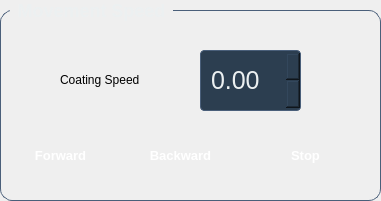
   <widget class="QGroupBox" name="movementspeedgroupBox">
    <property name="geometry">
     <rect>
      <x>760</x>
      <y>370</y>
      <width>381</width>
      <height>201</height>
     </rect>
    </property>
    <property name="styleSheet">
     <string notr="true">QGroupBox {
    background: qlineargradient(x1:0, y1:0, x2:1, y2:1, 
                stop:0 #34495e, stop:1 #2c3e50);
    border: 1px solid #4a5f7a;
    border-radius: 12px;
    color: #ecf0f1;
    font-size: 18px;
    font-weight: 600;
    margin-top: 10px;
    padding-top: 10px;
}

QGroupBox::title {
    color: #ecf0f1;
    left: 10px;
    padding: 0 5px;
    subcontrol-origin: margin;
    subcontrol-position: top left;
}
</string>
    </property>
    <property name="title">
     <string>Movement Speed</string>
    </property>
    <widget class="QLabel" name="label_10">
     <property name="geometry">
      <rect>
       <x>60</x>
       <y>70</y>
       <width>111</width>
       <height>20</height>
      </rect>
     </property>
     <property name="text">
      <string>Coating Speed</string>
     </property>
    </widget>
    <widget class="QDoubleSpinBox" name="coaterspeedoubleSpinBox">
     <property name="geometry">
      <rect>
       <x>200</x>
       <y>50</y>
       <width>101</width>
       <height>61</height>
      </rect>
     </property>
     <property name="styleSheet">
      <string notr="true">QDoubleSpinBox {
    background: #2c3e50;
    border: 1px solid #4a5f7a;
    border-radius: 4px;
    color: #ecf0f1;
    font-size: 25px;;
    padding: 6px 8px;
}

QDoubleSpinBox:focus {
    border: 1px solid #3498db;
}


</string>
     </property>
    </widget>
    <widget class="QPushButton" name="drivemotorforwardpushButton">
     <property name="geometry">
      <rect>
       <x>10</x>
       <y>140</y>
       <width>101</width>
       <height>31</height>
      </rect>
     </property>
     <property name="styleSheet">
      <string notr="true">QPushButton {
    background: qlineargradient(x1:0, y1:0, x2:1, y2:1, 
                stop:0 #3498db, stop:1 #2980b9);
    border: none;
    border-radius: 6px;
    color: white;
    font-size: 13px;
    font-weight: 500;
    padding: 8px 16px;
    text-transform: uppercase;
}

QPushButton:hover {
    background: qlineargradient(x1:0, y1:0, x2:1, y2:1, 
                stop:0 #52a8e0, stop:1 #3498db);
}

QPushButton:pressed {
    background: qlineargradient(x1:0, y1:0, x2:1, y2:1, 
                stop:0 #2980b9, stop:1 #1f5f8b);
}</string>
     </property>
     <property name="text">
      <string>Forward</string>
     </property>
    </widget>
    <widget class="QPushButton" name="drivemotorbackwardpushButton">
     <property name="geometry">
      <rect>
       <x>120</x>
       <y>140</y>
       <width>121</width>
       <height>31</height>
      </rect>
     </property>
     <property name="styleSheet">
      <string notr="true">QPushButton {
    background: qlineargradient(x1:0, y1:0, x2:1, y2:1, 
                stop:0 #7f8c8d, stop:1 #95a5a6);
    border: none;
    border-radius: 6px;
    color: white;
    font-size: 13px;
    font-weight: 500;
    padding: 8px 16px;
    text-transform: uppercase;
}

QPushButton:hover {
    background: qlineargradient(x1:0, y1:0, x2:1, y2:1, 
                stop:0 #95a5a6, stop:1 #b2bec3);
}
</string>
     </property>
     <property name="text">
      <string>Backward</string>
     </property>
    </widget>
    <widget class="QPushButton" name="drivemotorstoppushButton">
     <property name="geometry">
      <rect>
       <x>250</x>
       <y>140</y>
       <width>111</width>
       <height>31</height>
      </rect>
     </property>
     <property name="styleSheet">
      <string notr="true">QPushButton {
    background: qlineargradient(x1:0, y1:0, x2:1, y2:1, 
                stop:0 #e74c3c, stop:1 #c0392b);
    border: none;
    border-radius: 6px;
    color: white;
    font-size: 13px;
    font-weight: 500;
    padding: 8px 16px;
    text-transform: uppercase;
}

QPushButton:hover {
    background: qlineargradient(x1:0, y1:0, x2:1, y2:1, 
                stop:0 #ec7063, stop:1 #e74c3c);
}</string>
     </property>
     <property name="text">
      <string>Stop</string>
     </property>
    </widget>
   </widget>
